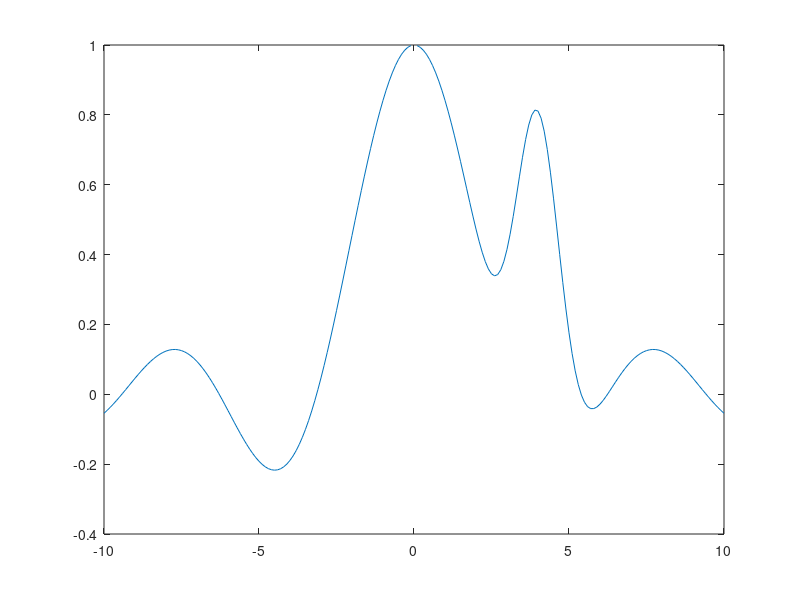

This chart was generated by the following MATLAB code: (Note: this script raises an error after producing the figure.)
clc;
clear all;
close all;

% 1)
x = -10:00.1:10;
y = (sin(x))./(x) + exp(-(x-4).^2);
plot(x,y)

fun = @(x)(sin(x))/(x) + exp(-(x-4)^2);
fminbnd(fun, 2, 4)
fminbnd(fun, 4, 6)

% 2)
f1 = @(x) (1/4.*x.^4) - (41/6.*x.^3) + (209/4.*x.^2) - 135.*x
fminbnd(f1, -999999, 999999)

% 3) 

x1 = -2:0.01:2;
x2 =  -2:0.01:2;
[x1,x2] = meshgrid(x1,x2);
y2 =  100.*(x2 - x1.^2).^2 + (1 - x1).^2;
% surf(x1, x2, y2)

fun = @(x)100*(x(2) - x(1)^2)^2 + (1 - x(1))^2;
x0 = [-1.2,1];
fminsearch(fun,x0)

% 4)

ff = [-5,-2,-6];
A = [
    1 -1 1
    3 2 4
    3 2 0
    ];

b =  [ 20 42 30 ];

lb = [0 0 0];

linprog(ff, A, b, [], [], lb, [])

% 5)
syms xx1 xx2 xx3 yy
f3 = 4*xx1^2 + 2*xx2^2 + 3*xx3^2 + 2*xx1*xx2 - 3*xx2*xx3 - xx1;
H = double(hessian(f3));

ff3 = [ -1 0 0 ];

A = [
    1 -1 1
    1 2 -6
    ];

b =  [ -1 5 ];

lb = [0 0 0];

quadprog(H, ff3, A, b, [], [], lb)